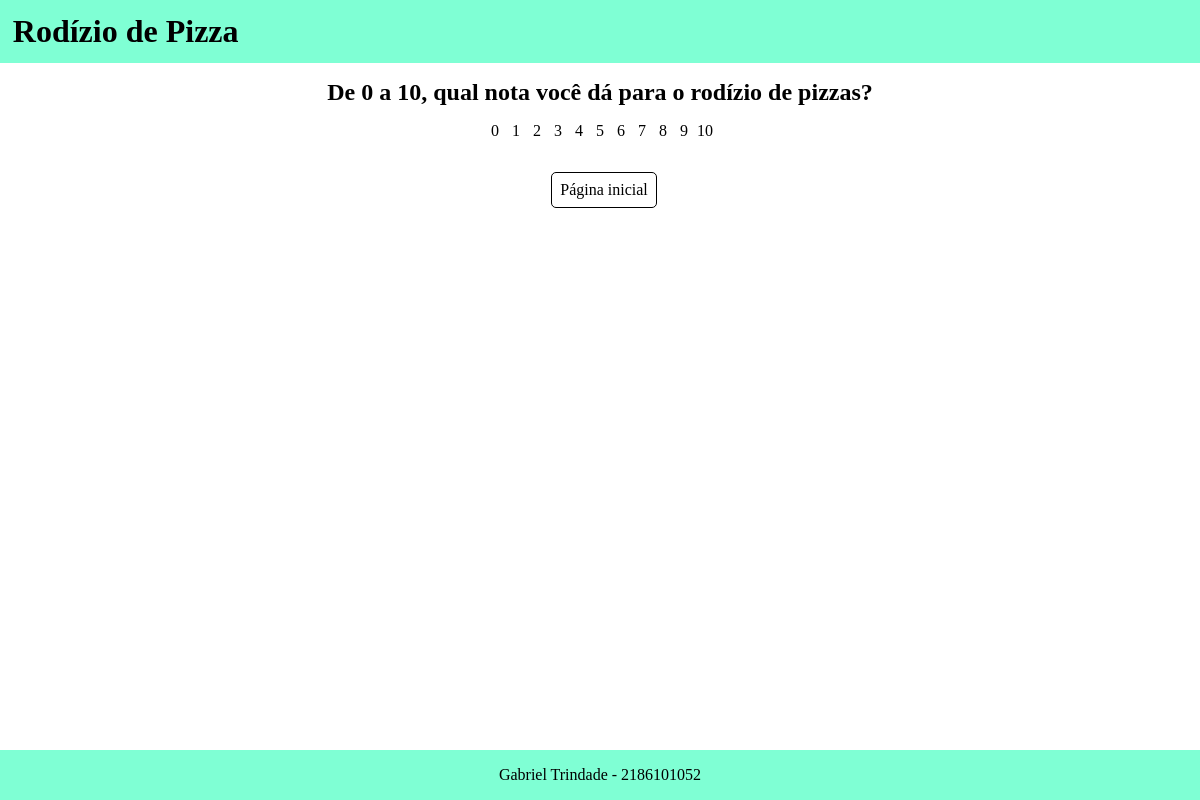
Page /results/1 on the earlier database version.
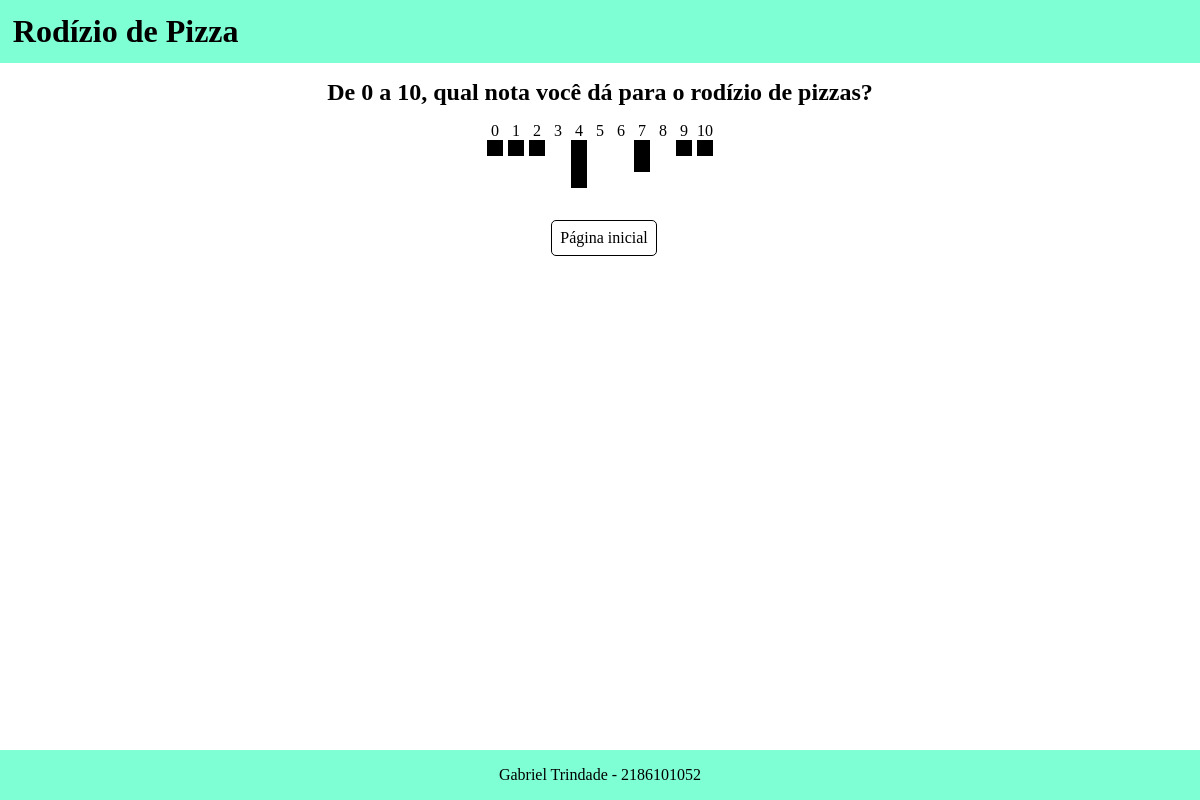
Same page on the later database version.
### backend/models.py (models this page shows)
class Question(models.Model):
  text = models.CharField(max_length=200)
  pub_date = models.DateTimeField('date_published')

class Option(models.Model):
  question = models.ForeignKey(Question, on_delete=models.CASCADE)
  text = models.CharField(max_length=200)
  votes = models.IntegerField(default=0)

### backend/views.py (the view)
# urls.py: path('results/<int:question_id>', views.results, name='results'),
def results(req, question_id):
    question = get_object_or_404(Question, pk=question_id)
    context = {'question': question}
    return render(req, 'backend/results.html', context)

### backend/templates/backend/results.html (shortened to what this page needs)
{% load static %}
<div>
  <link rel="stylesheet" href="{% static 'styles.css' %}">
  <header>
    <h1>Rodízio de Pizza</h1>
  </header>
  <main>
    <div style="padding: 1em;">
      {% if question %}
      <h2>{{ question.text }}</h2>
      <ul>
        {% for option in question.option_set.all %}
        <li>
          <p>{{ option.text }}</p>
          <div style="background-color: black; height: {{ option.votes }}em; width: 1em"></div>
        </li>
        {% endfor%}
      </ul>
      {% else %}
      <p>Erro ao carregar pergunta</p>
      {% endif %}
    </div>
    <div class="botoes">
      <a href="{% url 'backend:index' %}">Página inicial</a>
    </div>
  </main>
  <footer>Gabriel Trindade - 2186101052</footer>
</div>

### backend/static/styles.css (style rules this page uses)
* { margin: 0; padding: 0; box-sizing: border-box; }
header { background-color: aquamarine; padding: 0.8em; }
main { height: calc(100% - 7em); text-align: center; }
a, input { border: 1px black solid; text-decoration: none; padding: 0.5em; border-radius: 5px; color: black; margin-left: 0.5em; }
footer { background-color: aquamarine; padding: 1em; text-align: center; position: absolute; bottom: 0; width: 100%; }
ul { display: flex; justify-content: center; gap: 5px; list-style-type: none; padding: 1em; }
.botoes { display: flex; align-items: center; justify-content: center; }

Differences in the rows shown:
changed Option (number 1 of 11 on the later page): votes 0 → 1 (drawn)
changed Option (number 2 of 11 on the later page): votes 0 → 1 (drawn)
changed Option (number 3 of 11 on the later page): votes 0 → 1 (drawn)
changed Option (number 5 of 11 on the later page): votes 0 → 3 (drawn)
changed Option (number 8 of 11 on the later page): votes 0 → 2 (drawn)
changed Option (number 10 of 11 on the later page): votes 0 → 1 (drawn)
changed Option (number 11 of 11 on the later page): votes 0 → 1 (drawn)
